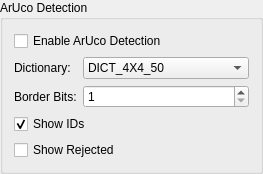
          <widget class="QGroupBox" name="group_aruco">
           <property name="title">
            <string>ArUco Detection</string>
           </property>
           <layout class="QFormLayout" name="formLayout_aruco">
            <item row="0" column="0" colspan="2">
             <widget class="QCheckBox" name="chk_aruco_enable">
              <property name="text">
               <string>Enable ArUco Detection</string>
              </property>
             </widget>
            </item>
            <item row="1" column="0">
             <widget class="QLabel" name="label_aruco_dict">
              <property name="text">
               <string>Dictionary:</string>
              </property>
             </widget>
            </item>
            <item row="1" column="1">
             <widget class="QComboBox" name="aruco_dict">
              <item>
               <property name="text">
                <string>DICT_4X4_50</string>
               </property>
              </item>
              <item>
               <property name="text">
                <string>DICT_4X4_100</string>
               </property>
              </item>
              <item>
               <property name="text">
                <string>DICT_4X4_250</string>
               </property>
              </item>
              <item>
               <property name="text">
                <string>DICT_5X5_100</string>
               </property>
              </item>
              <item>
               <property name="text">
                <string>DICT_6X6_250</string>
               </property>
              </item>
              <item>
               <property name="text">
                <string>DICT_APRILTAG_36h11</string>
               </property>
              </item>
             </widget>
            </item>
            <item row="2" column="0">
             <widget class="QLabel" name="label_aruco_border">
              <property name="text">
               <string>Border Bits:</string>
              </property>
             </widget>
            </item>
            <item row="2" column="1">
             <widget class="QSpinBox" name="spin_aruco_border_bits">
              <property name="minimum">
               <number>1</number>
              </property>
              <property name="value">
               <number>1</number>
              </property>
             </widget>
            </item>
            <item row="3" column="0" colspan="2">
             <widget class="QCheckBox" name="chk_aruco_show_ids">
              <property name="text">
               <string>Show IDs</string>
              </property>
              <property name="checked">
               <bool>true</bool>
              </property>
             </widget>
            </item>
            <item row="4" column="0" colspan="2">
             <widget class="QCheckBox" name="chk_aruco_show_rejected">
              <property name="text">
               <string>Show Rejected</string>
              </property>
             </widget>
            </item>
           </layout>
          </widget>
